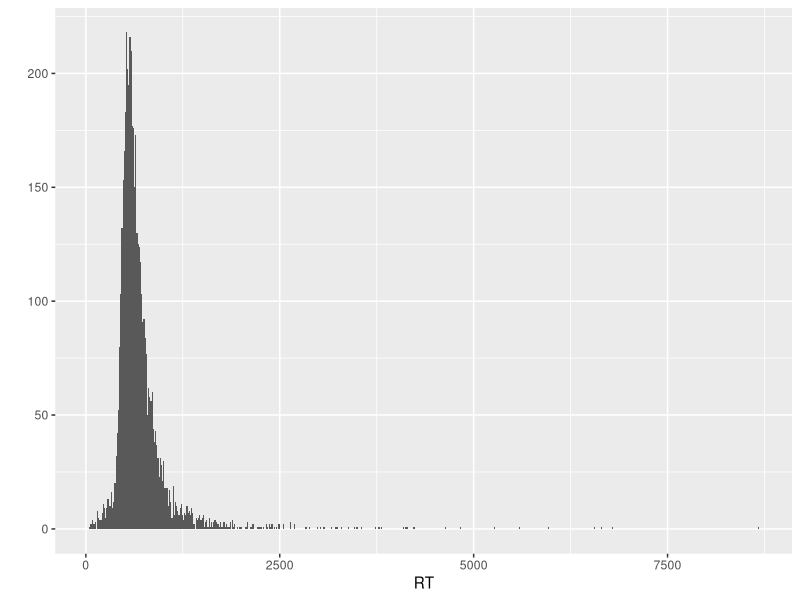
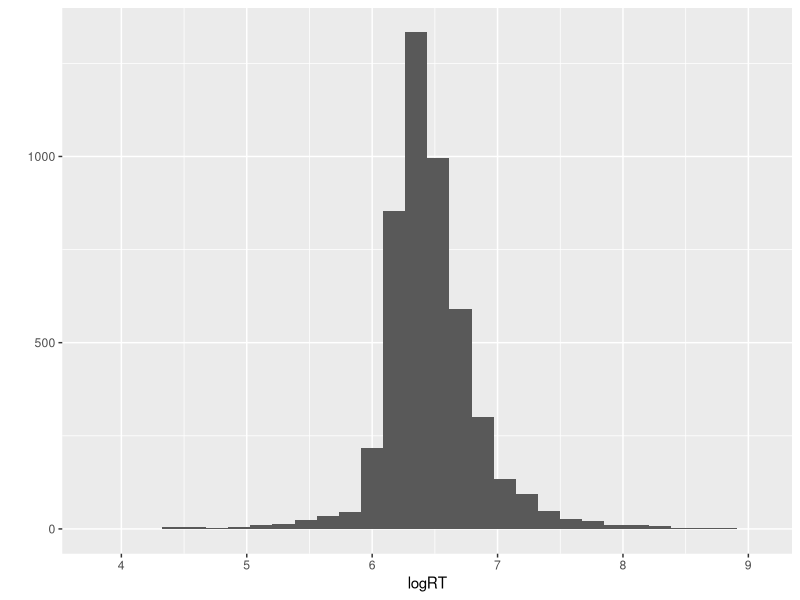
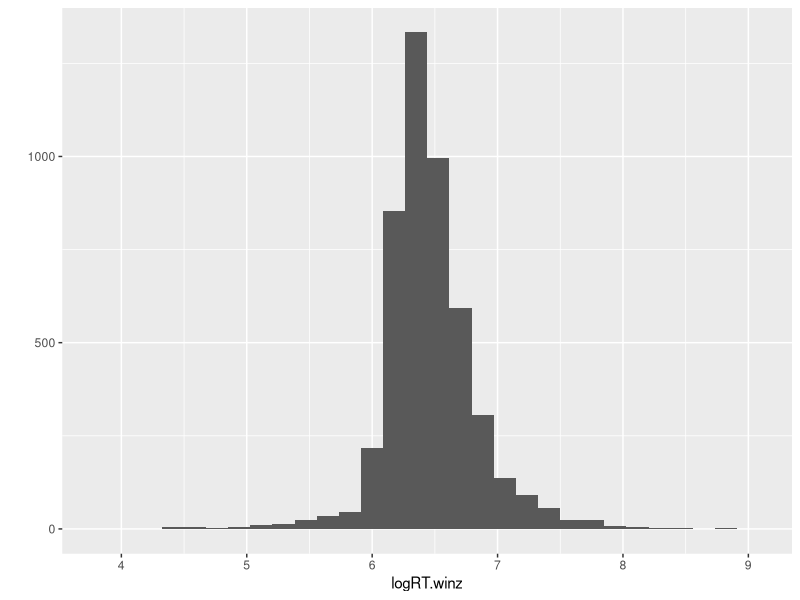
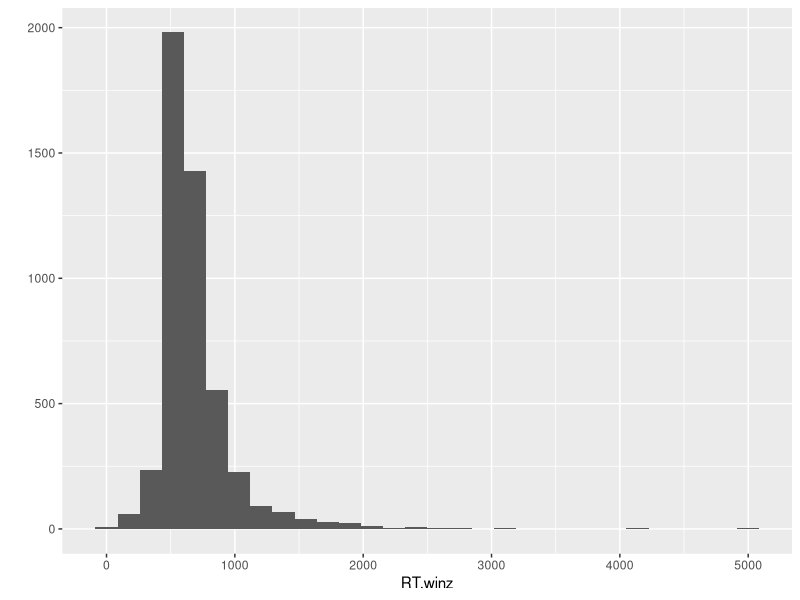

The R script that drew these images, in order:
# Winsorize and log transform data (only for good subjects)
require(ggplot2)

# read in data
dat = read.delim("Block2Reorganized.txt", stringsAsFactors=F)

# read in badSub and discard accordingly
badSubs = read.delim("badSubs.txt")
dat = dat[!(dat$Subno %in% badSubs$Subno),]       # returns T or F for every element in first array (F for NA)
# take out RTs < 50 ms
dat = dat[dat$RT > 50,]
# histogram of RTs
qplot(RT, data = dat, geom = "histogram", binwidth = 15)

# Log transform
#add column for logRT
dat$logRT = NULL

for (i in 1:length(row.names(dat))) {
  dat$logRT[i] = log(dat$RT[i])
}

# histogram of RTs
qplot(logRT, data = dat, geom = "histogram")

# add winsorized values too (log transformed)
dat$logRT.winz = dat$logRT

for (i in unique(dat$Subno)) {
  subdat = dat[dat$Subno == i,]
  #create cut off
  cutoff = mean(subdat$logRT) + 3*(sd(subdat$logRT))
  dat$logRT.winz[dat$Subno == i & dat$logRT > cutoff] = cutoff
}

# histogram of RTs
qplot(logRT.winz, data = dat, geom = "histogram")

# add winsorized values too (not log transformed)
dat$RT.winz = dat$RT

for (i in unique(dat$Subno)) {
  subdat = dat[dat$Subno == i,]
  #create cut off
  cutoff = mean(subdat$RT) + 3*(sd(subdat$RT))
  dat$RT.winz[dat$Subno == i & dat$RT > cutoff] = cutoff
}

# histogram of RTs
qplot(RT.winz, data = dat, geom = "histogram")
# still really skewed


# add columns so they match up with spring data
dat$ParRace = NA
dat$ParGender = NA


write.table(dat, "Fall_Block2Reorganized_log_winz.txt", sep = "\t", row.names=F)





# Look for outliers according to subject
highCount = data.frame(NULL)
for (i in unique(dat$Subno)) {
  subdat = dat[dat$Subno == i,]
  #create cut off
  cutoff = mean(subdat$RT) + 3*(sd(subdat$RT))
  # count up number above cutoff
  NumHigh = sum(subdat$RT > cutoff)
  highCount = rbind(highCount, data.frame("Subno" = subdat$Subno[1],
                                          "Mean" = mean(subdat$RT),
                                          "Cutoff" = cutoff,
                                          "NumHigh" = NumHigh))
}
# check
checkHigh = data.frame(NULL)
for (i in unique(dat$Subno)) {
  subdat = dat[dat$Subno == i,]
  NumHigh = sum(subdat$logRT > highCount$cutoff[i])
  checkHigh = rbind(checkHigh, data.frame("Subno" = i,
                                          "Mean" = highCount$Mean[i],
                                          "Cutoff" = highCount$Cutoff[i],
                                          "NumHigh" = NumHigh))
}
